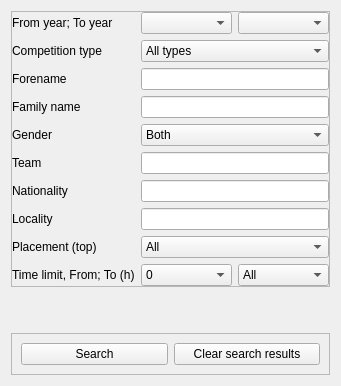
      <widget class="QWidget" name="Search">
       <attribute name="title">
        <string>Search</string>
       </attribute>
       <layout class="QVBoxLayout" name="verticalLayout">
        <item>
         <widget class="QFrame" name="frame">
          <property name="frameShape">
           <enum>QFrame::StyledPanel</enum>
          </property>
          <property name="frameShadow">
           <enum>QFrame::Raised</enum>
          </property>
          <layout class="QVBoxLayout" name="verticalLayout_3">
           <property name="spacing">
            <number>0</number>
           </property>
           <property name="leftMargin">
            <number>0</number>
           </property>
           <property name="topMargin">
            <number>0</number>
           </property>
           <property name="rightMargin">
            <number>0</number>
           </property>
           <property name="bottomMargin">
            <number>0</number>
           </property>
           <item>
            <layout class="QFormLayout" name="formLayout">
             <property name="horizontalSpacing">
              <number>6</number>
             </property>
             <property name="verticalSpacing">
              <number>6</number>
             </property>
             <item row="0" column="0">
              <widget class="QLabel" name="label">
               <property name="text">
                <string>From year; To year</string>
               </property>
              </widget>
             </item>
             <item row="1" column="0">
              <widget class="QLabel" name="label_2">
               <property name="text">
                <string>Competition type</string>
               </property>
              </widget>
             </item>
             <item row="1" column="1">
              <widget class="QComboBox" name="u_type">
               <item>
                <property name="text">
                 <string>All types</string>
                </property>
               </item>
               <item>
                <property name="text">
                 <string>50 km traditional</string>
                </property>
               </item>
               <item>
                <property name="text">
                 <string>50 km freestyle</string>
                </property>
               </item>
               <item>
                <property name="text">
                 <string>100km traditional</string>
                </property>
               </item>
               <item>
                <property name="text">
                 <string>32km traditional</string>
                </property>
               </item>
               <item>
                <property name="text">
                 <string>20km freestyle</string>
                </property>
               </item>
               <item>
                <property name="text">
                 <string>32km freestyle</string>
                </property>
               </item>
               <item>
                <property name="text">
                 <string>20km freestyle, juniors</string>
                </property>
               </item>
               <item>
                <property name="text">
                 <string>42km traditional</string>
                </property>
               </item>
               <item>
                <property name="text">
                 <string>42km freestyle</string>
                </property>
               </item>
               <item>
                <property name="text">
                 <string>32km freestyle (2014)</string>
                </property>
               </item>
               <item>
                <property name="text">
                 <string>20km traditional (2014)</string>
                </property>
               </item>
               <item>
                <property name="text">
                 <string>30km traditional (2002-2005)</string>
                </property>
               </item>
               <item>
                <property name="text">
                 <string>44km traditional (2002)</string>
                </property>
               </item>
               <item>
                <property name="text">
                 <string>60km traditional (2003-2005)</string>
                </property>
               </item>
               <item>
                <property name="text">
                 <string>62km traditional (2006)</string>
                </property>
               </item>
               <item>
                <property name="text">
                 <string>25km traditional</string>
                </property>
               </item>
               <item>
                <property name="text">
                 <string>32km traditional</string>
                </property>
               </item>
               <item>
                <property name="text">
                 <string>35km traditional</string>
                </property>
               </item>
               <item>
                <property name="text">
                 <string>45km traditional</string>
                </property>
               </item>
               <item>
                <property name="text">
                 <string>52km traditional</string>
                </property>
               </item>
               <item>
                <property name="text">
                 <string>53km traditional</string>
                </property>
               </item>
               <item>
                <property name="text">
                 <string>75km traditional</string>
                </property>
               </item>
               <item>
                <property name="text">
                 <string>30km freestyle</string>
                </property>
               </item>
               <item>
                <property name="text">
                 <string>45km freestyle</string>
                </property>
               </item>
               <item>
                <property name="text">
                 <string>53km freestyle</string>
                </property>
               </item>
               <item>
                <property name="text">
                 <string>75km freestyle</string>
                </property>
               </item>
              </widget>
             </item>
             <item row="2" column="0">
              <widget class="QLabel" name="label_3">
               <property name="text">
                <string>Forename</string>
               </property>
              </widget>
             </item>
             <item row="2" column="1">
              <widget class="QLineEdit" name="u_firstName"/>
             </item>
             <item row="3" column="0">
              <widget class="QLabel" name="label_4">
               <property name="text">
                <string>Family name</string>
               </property>
              </widget>
             </item>
             <item row="3" column="1">
              <widget class="QLineEdit" name="u_lastName"/>
             </item>
             <item row="4" column="0">
              <widget class="QLabel" name="label_5">
               <property name="text">
                <string>Gender</string>
               </property>
              </widget>
             </item>
             <item row="0" column="1">
              <widget class="QWidget" name="widget" native="true">
               <layout class="QHBoxLayout" name="horizontalLayout_2">
                <property name="spacing">
                 <number>6</number>
                </property>
                <property name="leftMargin">
                 <number>0</number>
                </property>
                <property name="topMargin">
                 <number>0</number>
                </property>
                <property name="rightMargin">
                 <number>0</number>
                </property>
                <property name="bottomMargin">
                 <number>0</number>
                </property>
                <item>
                 <widget class="QComboBox" name="u_fromYear">
                  <property name="statusTip">
                   <string>From year</string>
                  </property>
                  <property name="whatsThis">
                   <string>From year</string>
                  </property>
                 </widget>
                </item>
                <item>
                 <widget class="QComboBox" name="u_toYear">
                  <property name="statusTip">
                   <string>To year</string>
                  </property>
                  <property name="whatsThis">
                   <string>To year</string>
                  </property>
                 </widget>
                </item>
               </layout>
              </widget>
             </item>
             <item row="4" column="1">
              <widget class="QComboBox" name="u_gender">
               <item>
                <property name="text">
                 <string>Both</string>
                </property>
               </item>
               <item>
                <property name="text">
                 <string>Male</string>
                </property>
               </item>
               <item>
                <property name="text">
                 <string>Female</string>
                </property>
               </item>
              </widget>
             </item>
             <item row="5" column="0">
              <widget class="QLabel" name="label_6">
               <property name="text">
                <string>Team</string>
               </property>
              </widget>
             </item>
             <item row="5" column="1">
              <widget class="QLineEdit" name="u_team"/>
             </item>
             <item row="6" column="0">
              <widget class="QLabel" name="label_7">
               <property name="text">
                <string>Nationality</string>
               </property>
              </widget>
             </item>
             <item row="7" column="0">
              <widget class="QLabel" name="label_8">
               <property name="text">
                <string>Locality</string>
               </property>
              </widget>
             </item>
             <item row="7" column="1">
              <widget class="QLineEdit" name="u_locality"/>
             </item>
             <item row="8" column="0">
              <widget class="QLabel" name="label_9">
               <property name="text">
                <string>Placement (top)</string>
               </property>
              </widget>
             </item>
             <item row="8" column="1">
              <widget class="QComboBox" name="u_placement">
               <item>
                <property name="text">
                 <string>All</string>
                </property>
               </item>
               <item>
                <property name="text">
                 <string>1</string>
                </property>
               </item>
               <item>
                <property name="text">
                 <string>3</string>
                </property>
               </item>
               <item>
                <property name="text">
                 <string>5</string>
                </property>
               </item>
               <item>
                <property name="text">
                 <string>10</string>
                </property>
               </item>
               <item>
                <property name="text">
                 <string>25</string>
                </property>
               </item>
               <item>
                <property name="text">
                 <string>50</string>
                </property>
               </item>
               <item>
                <property name="text">
                 <string>100</string>
                </property>
               </item>
              </widget>
             </item>
             <item row="9" column="0">
              <widget class="QLabel" name="label_10">
               <property name="text">
                <string>Time limit, From; To (h)</string>
               </property>
              </widget>
             </item>
             <item row="9" column="1">
              <widget class="QWidget" name="widget_2" native="true">
               <layout class="QHBoxLayout" name="horizontalLayout_3">
                <property name="leftMargin">
                 <number>0</number>
                </property>
                <property name="topMargin">
                 <number>0</number>
                </property>
                <property name="rightMargin">
                 <number>0</number>
                </property>
                <property name="bottomMargin">
                 <number>0</number>
                </property>
                <item>
                 <widget class="QComboBox" name="u_fromTime">
                  <property name="whatsThis">
                   <string>From time</string>
                  </property>
                  <item>
                   <property name="text">
                    <string>0</string>
                   </property>
                  </item>
                  <item>
                   <property name="text">
                    <string>1</string>
                   </property>
                  </item>
                  <item>
                   <property name="text">
                    <string>2</string>
                   </property>
                  </item>
                  <item>
                   <property name="text">
                    <string>3</string>
                   </property>
                  </item>
                  <item>
                   <property name="text">
                    <string>4</string>
                   </property>
                  </item>
                  <item>
                   <property name="text">
                    <string>5</string>
                   </property>
                  </item>
                  <item>
                   <property name="text">
                    <string>6</string>
                   </property>
                  </item>
                  <item>
                   <property name="text">
                    <string>7</string>
                   </property>
                  </item>
                  <item>
                   <property name="text">
                    <string>8</string>
                   </property>
                  </item>
                  <item>
                   <property name="text">
                    <string>9</string>
                   </property>
                  </item>
                 </widget>
                </item>
                <item>
                 <widget class="QComboBox" name="u_toTime">
                  <property name="whatsThis">
                   <string>To time</string>
                  </property>
                  <property name="currentText">
                   <string>All</string>
                  </property>
                  <property name="currentIndex">
                   <number>9</number>
                  </property>
                  <item>
                   <property name="text">
                    <string>1</string>
                   </property>
                  </item>
                  <item>
                   <property name="text">
                    <string>2</string>
                   </property>
                  </item>
                  <item>
                   <property name="text">
                    <string>3</string>
                   </property>
                  </item>
                  <item>
                   <property name="text">
                    <string>4</string>
                   </property>
                  </item>
                  <item>
                   <property name="text">
                    <string>5</string>
                   </property>
                  </item>
                  <item>
                   <property name="text">
                    <string>6</string>
                   </property>
                  </item>
                  <item>
                   <property name="text">
                    <string>7</string>
                   </property>
                  </item>
                  <item>
                   <property name="text">
                    <string>8</string>
                   </property>
                  </item>
                  <item>
                   <property name="text">
                    <string>9</string>
                   </property>
                  </item>
                  <item>
                   <property name="text">
                    <string>All</string>
                   </property>
                  </item>
                 </widget>
                </item>
               </layout>
              </widget>
             </item>
             <item row="6" column="1">
              <widget class="QLineEdit" name="u_nationality"/>
             </item>
            </layout>
           </item>
          </layout>
         </widget>
        </item>
        <item>
         <spacer name="verticalSpacer">
          <property name="orientation">
           <enum>Qt::Vertical</enum>
          </property>
          <property name="sizeHint" stdset="0">
           <size>
            <width>20</width>
            <height>40</height>
           </size>
          </property>
         </spacer>
        </item>
        <item>
         <widget class="QFrame" name="frame_2">
          <property name="frameShape">
           <enum>QFrame::StyledPanel</enum>
          </property>
          <property name="frameShadow">
           <enum>QFrame::Raised</enum>
          </property>
          <layout class="QHBoxLayout" name="horizontalLayout">
           <item>
            <widget class="QPushButton" name="u_searchButton">
             <property name="text">
              <string>Search</string>
             </property>
            </widget>
           </item>
           <item>
            <widget class="QPushButton" name="u_clearButton">
             <property name="text">
              <string>Clear search results</string>
             </property>
            </widget>
           </item>
          </layout>
         </widget>
        </item>
       </layout>
      </widget>
